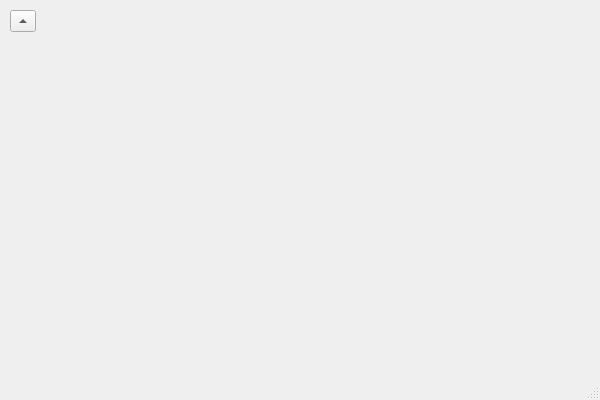
<?xml version="1.0" encoding="UTF-8"?>
<ui version="4.0">
 <class>COTVersion1</class>
 <widget class="QMainWindow" name="COTVersion1">
  <property name="geometry">
   <rect>
    <x>0</x>
    <y>0</y>
    <width>600</width>
    <height>400</height>
   </rect>
  </property>
  <widget class="QWidget" name="wCentral">
   <widget class="QToolButton" name="tbUpdate">
    <property name="geometry">
     <rect>
      <x>10</x>
      <y>10</y>
      <width>26</width>
      <height>22</height>
     </rect>
    </property>
    <property name="arrowType">
     <enum>Qt::UpArrow</enum>
    </property>
   </widget>
  </widget>
  <widget class="QStatusBar" name="sbBar"/>
  <action name="actionExport">
   <property name="text">
    <string>Export</string>
   </property>
  </action>
  <action name="actionImport">
   <property name="text">
    <string>Import</string>
   </property>
  </action>
 </widget>
 <layoutdefault spacing="6" margin="11"/>
 <resources/>
 <connections/>
</ui>
